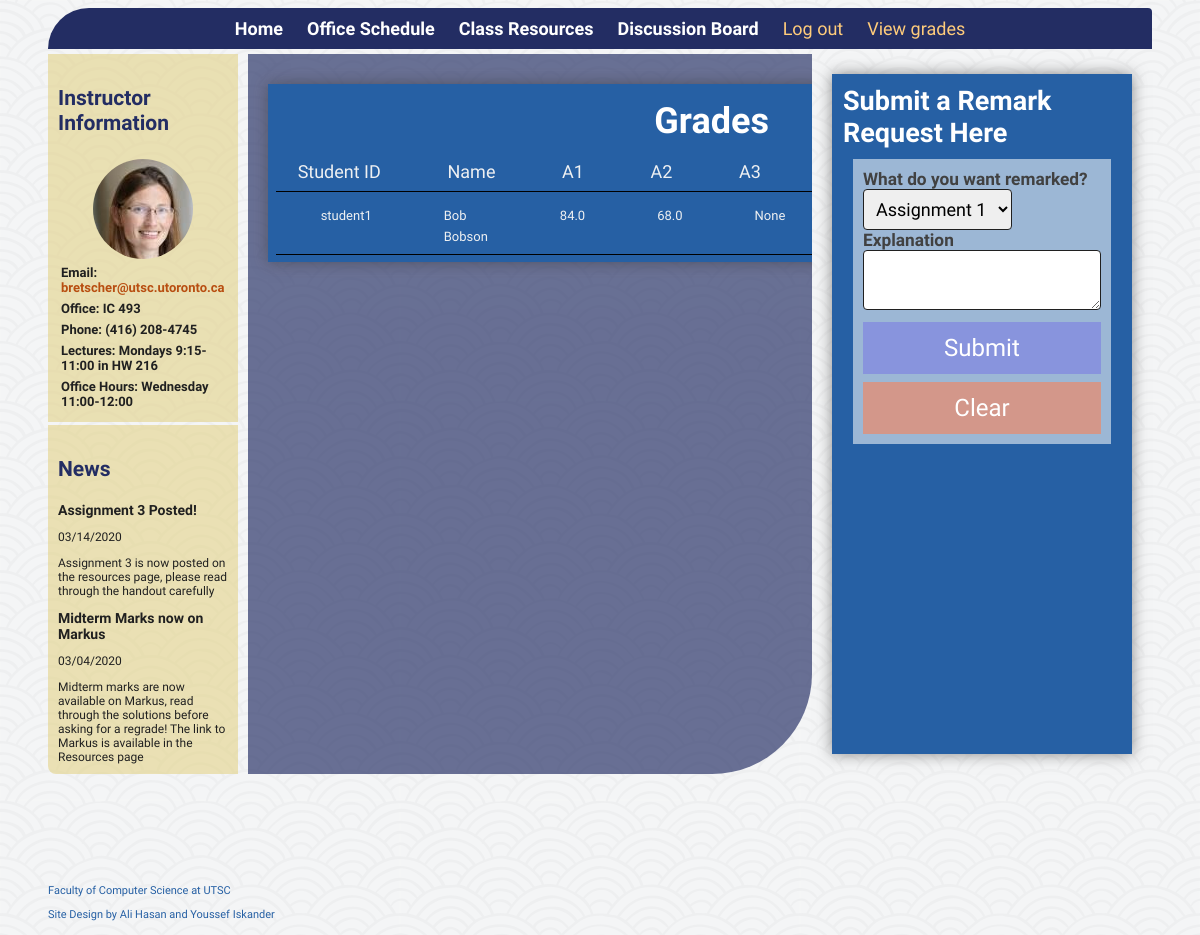
The page /marks (signed in) on the database as committed earlier.
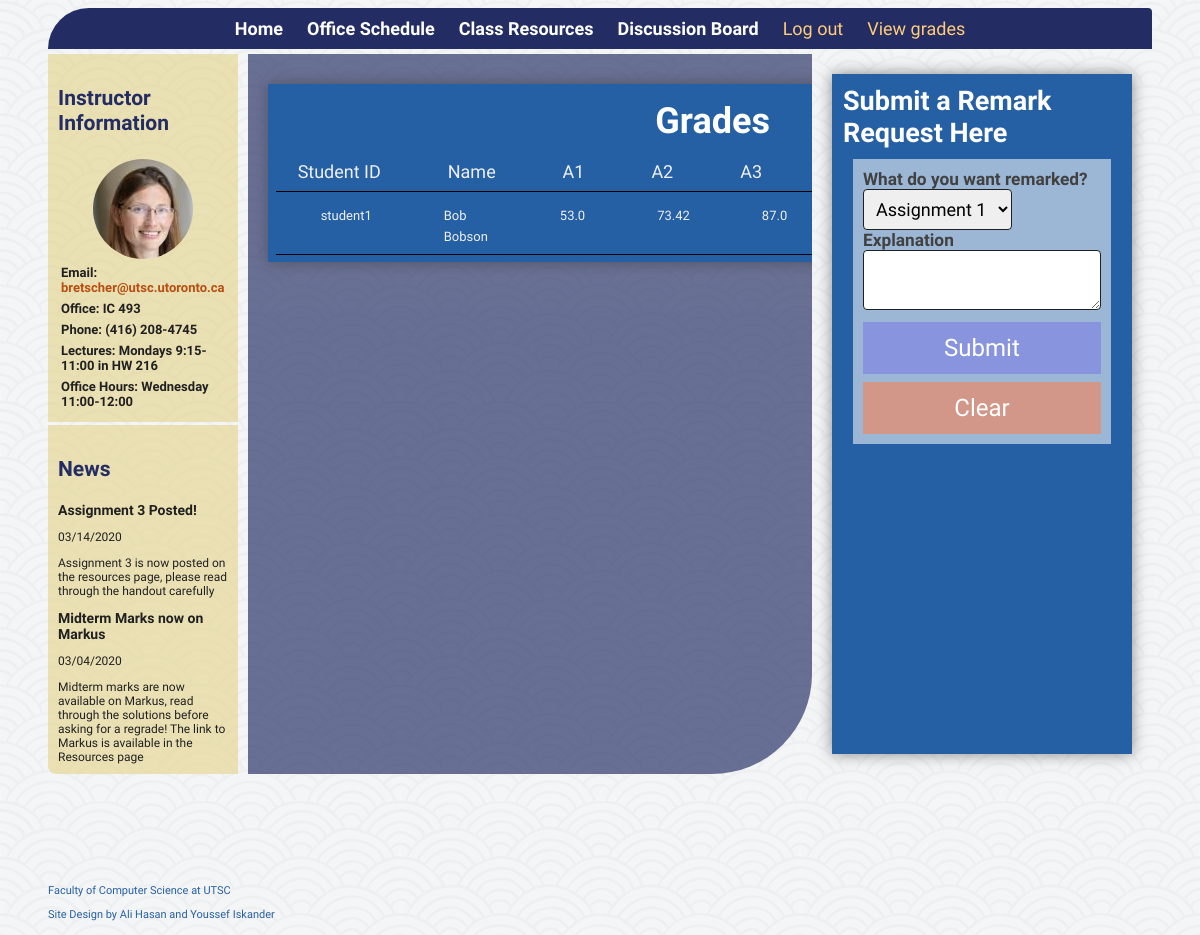
The same page on the database as committed later.
### tables this page shows
CREATE TABLE "students" (
	"SID"	TEXT UNIQUE,
	"Name"	TEXT,
	"A1"	REAL,
	"A2"	REAL,
	"A3"	REAL,
	"Midterm"	REAL,
	"Final"	REAL,
	"Labs"	REAL,
	PRIMARY KEY("SID")
);

### app.py (the view, shortened to what this page needs)
@app.route('/marks', methods=['GET', 'HEAD', 'POST'])
def marks():
    is_student = session.get('student')
    is_instructor = session.get('instructor')
    all_students = {}
    student_info = {}
    all_remarks = {}
    form = RemarkForm(request.form)
    if is_instructor:
        student_list = db.session.query(Students).all()
        for student in student_list:
            all_students[student.SID] = student.__dict__
        remark_list = db.session.query(Remarks).all()
        for remark in remark_list:
            all_remarks[remark.request_id] = {
                'request_id': remark.request_id,
                'remark' : remark.remark,
                'explanation': remark.explanation,
                'request_user': remark.request_user
            }
    elif is_student:
        student = db.session.query(Students).get(session.get('ID'))
        student_info = student.__dict__
    return render_template('marks.html', form=form, student_info=student_info, is_student=is_student, all_students=all_students, all_remarks=all_remarks)

### app.py
class RemarkForm(Form):
    assignment = SelectField('What do you want remarked?', choices=[('A1', 'Assignment 1'),
                                                                    ('A2', 'Assignment 2'),
                                                                    ('A3', 'Assignment 3'),
                                                                    ('Midterm', 'Midterm'),
                                                                    ('Final', 'Final'),
                                                                    ('Labs', 'Labs')
                                                                    ])
    explanation = TextAreaField("Explanation")

### templates/marks.html (shortened to what this page needs)
{% extends "base.html" %}
{% block head %}
<link rel="stylesheet" type="text/css" href="{{ url_for('static', filename='css/lectures.css') }}">
{% endblock %}
{% block content %}
<div class="content-child">
    <h1 class="content-title centered">Grades</h1>
    <div id="table-row" class="head">
        <div class="table-content col-title">
            <h7>Student ID</h7>
        </div>
        <div class="table-content col-title">
            <h7>Name</h7>
        </div>
        <div class="table-content col-title">
            <h7>A1</h7>
        </div>
        <div class="table-content col-title">
            <h7>A2</h7>
        </div>
        <div class="table-content col-title">
            <h7>A3</h7>
        </div>
    </div>
    {% if is_student == true %}
    <div id="table-row">
        <div class="table-content">
            <h7> {{ student_info['SID']}} </h7>
        </div>
        <div class="table-content">
            <h7> {{ student_info['Name']}} </h7>
        </div>
        <div class="table-content">
            <h7> {{ student_info['A1']}} </h7>
        </div>
        <div class="table-content">
            <h7> {{ student_info['A2']}} </h7>
        </div>
        <div class="table-content">
            <h7> {{ student_info['A3']}} </h7>
        </div>
    </div>
    {% endif %}
    </div>
</div>
<div class="content-child">
{% if is_student == true %}
    <h2 class="content-title">Submit a Remark Request Here</h2>
    <form id="feedback-form" method="POST" action="/marks">
        <div class="form-field">
            <h2 class="field-label">{{ form.assignment.label }}</h2>
            {{ form.assignment(id="visitor-category") }}
        </div>
        <div class="form-field">
            <h2 class="field-label">{{ form.explanation.label }}</h2>
            {{ form.explanation(id="visitor-category") }}
        </div>
        <input id="form-button" type="submit" value="Submit">
        <input id="form-button" type="button" onclick="clear_form('feedback-form')" value="Clear">
    </form>
{% endif %}
</div>
{% endblock %}

### templates/base.html (shortened to what this page needs)
<!DOCTYPE html>
<html>
<head>
	<link rel="stylesheet" type="text/css" href="{{ url_for('static', filename='css/scrollbar.css') }}">
	<link rel="stylesheet" type="text/css" href="{{ url_for('static', filename='css/index.css') }}">
	<link rel="stylesheet" type="text/css" href="{{ url_for('static', filename='css/form.css') }}">
	{% block head %}
	{% endblock %}
</head>
<body>
	<nav>
		<ul class="categories">
			<li class="cat_item">
				<a href="{{url_for('root')}}" class="cat_link">Home</a>
			</li>
			<li class="cat_item">
				<a href="{{url_for('calendar')}}" class="cat_link">Office Schedule</a>
			</li>
			<li class="cat_item">
				<a href="{{url_for('class_resources')}}" class="cat_link">Class Resources</a>
			</li>
			<li class="cat_item">
				<a href="https://piazza.com/class/k5l8ww7kz8l6f0" target="_blank" class="cat_link">Discussion Board</a></
			</li>
			<li class="cat_item">
				<a href="{{url_for('logout')}}">Log out</a>
			</li>
			<li class="cat_item">
				<a href="{{url_for('marks')}}">View grades</a>
			</li>
		</ul>
	</nav>
	<div id="main">
		<div id="sidebar">
			<div id="contact" class="sidebar-child">
				<img src="{{ url_for('static', filename='img/Anna_Bretscher.jpg') }}">
				<h3 class="content-title">Instructor Information</h3>
				<h4>Email: <a href="#">bretscher@utsc.utoronto.ca</a></h4>
				<h4>Office: IC 493</h4>
				<h4>Phone: (416) 208-4745</h4>
				<h4>Lectures:	Mondays 9:15-11:00 in HW 216</h4>
				<h4>Office Hours: Wednesday 11:00-12:00</h4>
			</div>
			<div id="news" class="sidebar-child">
				<h3 class="content-title">News</h3>
				<div class="news-item">
					<h4>Assignment 3 Posted!</h4>
					<p>03/14/2020</p>
					<p>Assignment 3 is now posted on the resources page, please read through the handout carefully</p>
				</div>
				<div class="news-item">
					<h4>Midterm Marks now on Markus</h4>
					<p>03/04/2020</p>
					<p>Midterm marks are now available on Markus, read through the solutions before asking for a regrade! The link to Markus is available in the Resources page</p>
				</div>
			</div>
		</div>
    <div id="content">
        {% block content %}
        {% endblock %}
    </div>
  <div id="footer">
	<p><a href="https://www.utsc.utoronto.ca/cms/faculty-of-computer-science">Faculty of Computer Science at UTSC</a></p>
	<p>Site Design by Ali Hasan and Youssef Iskander</p>
  </div>
</body>
</html>

### static/css/index.css (style rules this page uses)
body { font-family: 'Cabin Condensed', helvetica, arial, sans-serif; font-size: 18px; }
h4 { font-size: 14px; margin: 0px; }
h1 { text-align: center; margin: 10px; }
h2 { margin: 0px; }
a { color: #ffcc7b; font-style: normal; text-decoration: none; }
li { padding: 0; margin: 0; }
nav { background-color: #232D63; border-radius: 100px 10px 0px 0px; margin-bottom: 5px; min-height: 5%; }
body { margin-left: 4%; margin-right: 4%; background-color: rgb(247, 244, 247); background-image: url('/static/img/seigaiha.png'); background-repeat: repeat; height: 100vh; }
#main { display: flex; color: #EEF0F2; margin-bottom: 10%; height: 90%; }
#sidebar { display: flex; flex-direction: column; justify-content: space-between; align-items: stretch; max-width: 15%; min-width: 200px; }
#sidebar img { border-radius: 50%; padding: 3px; width: 100px; height: 100px; align-self: center; }
.sidebar-child { background-color: #E1CE7A88; margin-right: 10px; padding: 10px; flex-basis: 50%; word-wrap: break-word; color: #202020; }
.sidebar-child a { color: #b84e11; }
.sidebar-child .content-title { color: #232D63; }
.sidebar-child:not(:first-child) { margin-top: 10px; }
.sidebar-child:last-child { border-radius: 0px 0px 0px 8px; }
#content { display: flex; flex-direction: row; flex-wrap: wrap; background-color: #232D63aa; width: 100%; padding: 10px 0px; border-radius: 0px 0px 100px 0px; overflow: auto; place-content: flex-start; }
.content-title { color: white; order: -1; width: 100%; text-align: left; font-family: 'Raleway', Arial, Helvetica, sans-serif; font-weight: 700; }
.centered { text-align: center; }
.content-child { padding: 1% 1%; flex-basis: 40%; margin: 20px; background-color: #2660A4; min-height: 100px; box-shadow: 0 0 14px rgba(66, 66, 66, 0.603); }
ul { list-style-type: none; }
.categories { padding: 10px 0%; margin: 0%; color: white; display: flex; justify-content: center; width: 100%; }
ul.categories { padding-right: 0%; text-align: center; }
li.cat_item { padding: 0px 1vw; }
a.cat_link { color: white; font-size: large; font-weight: 600; }
#contact { display: flex; flex-direction: column; justify-content: flex-start; order: -1; }
#contact h4 { font-size: 13px; margin: 3px; }
#news { overflow: auto; margin-top: 3px; }
.news-item p { font-size: 12px; }
#footer { color: #2660A4; font-size: 11px; padding-bottom: 3px; }
#footer a { color: #2660A4; }
@media (max-width: 1212px) { #content { justify-content: space-evenly; align-content: flex-start; } }

### static/css/form.css (style rules this page uses)
.field-label { font-size: 0.8em; }
#feedback-form { background-color: rgba(255, 255, 255, 0.547); color: #414141; padding: 10px; margin: 10px; display: flex; flex-flow: column wrap; flex: 90%; }
label { font-size: 1.2em; font-weight: 600; margin-top: 6px; }
#form-button { cursor: pointer; padding: 12px 20px; font-size: x-large; font-family: 'Cabin'; border: none; margin-top: 8px; }
input[type=submit] { background-color: #3700ff31; color: #FFF; }
input[value=Clear] { background-color: rgba(255, 127, 80, 0.555); color: #FFF; }
#visitor-category { font-size: 1em; font-family: Cabin; border: 1px solid #202020; border-radius: 4px; padding: 8px; }

### static/css/lectures.css (style rules this page uses)
#table-row { display: flex; text-align: left; padding: 0.5em; border-bottom: 1px solid black; margin: 2px; justify-content: space-between; }
.table-content { padding: 0em 2em; }
.col-title { padding: 0 13px; }
.col-title h7 { font-size: 18px; }
h7 { font-size: 13px; }

Rows that differ between the two databases and show on the page:
changed students "student1": A1 "84.0" → "53.0"; A2 "68.0" → "73.42"; A3 (not shown) → "87.0"
Other text that changed with them:
{{ student_info['A3'] }}: "None" → (not shown)
